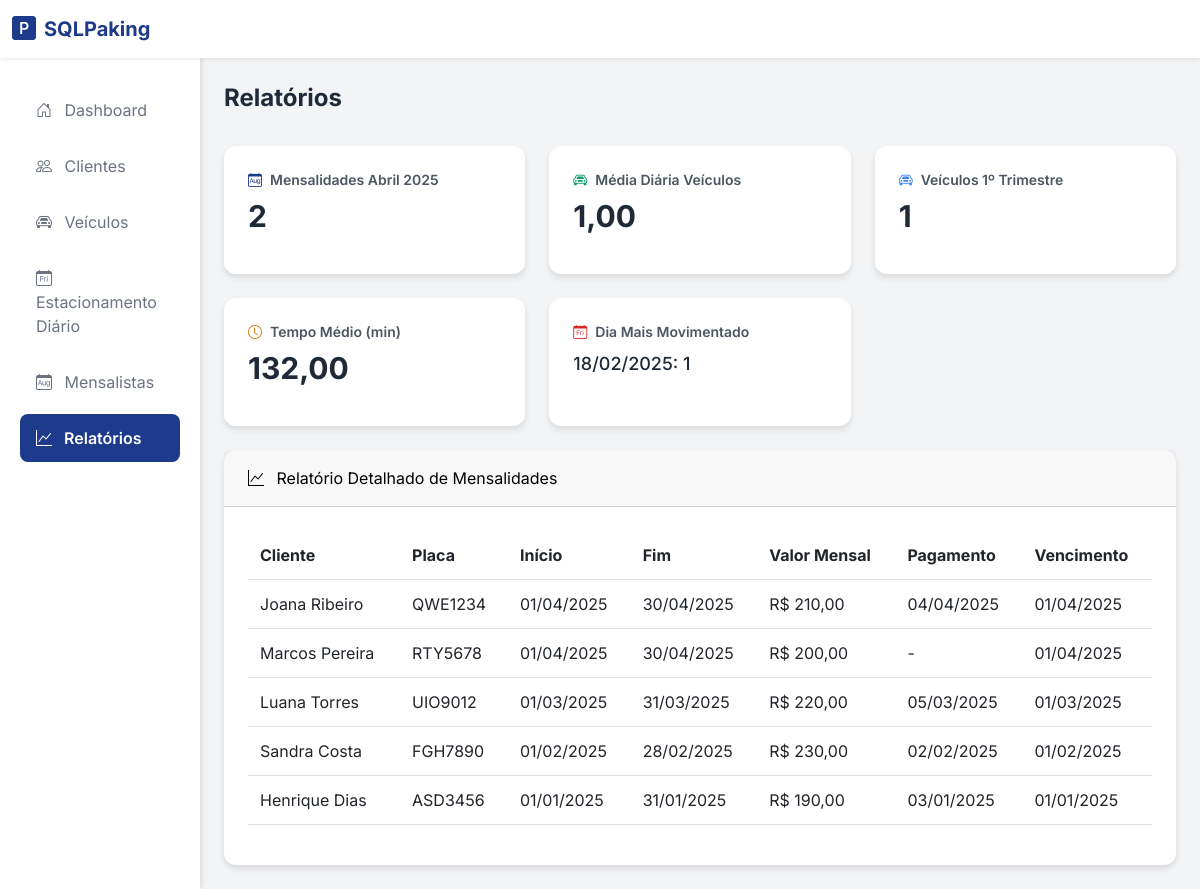
Page /relatorios.php on the committed database.
### tables this page shows
CREATE TABLE estacionamento_mensal (
    id_mensalidade BIGINT PRIMARY key AUTO_INCREMENT,
    id_veiculo BIGINT,
    inicio_periodo DATETIME NOT NULL,
    fim_periodo DATETIME NOT NULL,
    valor_mensal DECIMAL(10,2) NOT NULL,
    data_pagamento DATETIME,
    vencimento DATETIME,
    FOREIGN KEY (id_veiculo) REFERENCES veiculo(id_veiculo)
);

CREATE TABLE cliente (
    id_cliente BIGINT AUTO_INCREMENT PRIMARY KEY,
    email VARCHAR(50) NOT NULL,
    nome_completo VARCHAR(100) NOT NULL,
    telefone VARCHAR(15) NOT NULL,
    cpf VARCHAR(14) NOT NULL,
    senha VARCHAR(50) NOT NULL
);

CREATE TABLE veiculo (
    id_veiculo BIGINT AUTO_INCREMENT PRIMARY KEY,
    id_cliente BIGINT,
    placa VARCHAR(7) UNIQUE,
    modelo VARCHAR(50) NOT NULL,
    FOREIGN KEY (id_cliente) REFERENCES cliente(id_cliente)
);

### relatorios.php (the view, shortened to what this page needs)
<?php
require_once "conexao.php";
$sql_mensalidades_abril = "SELECT COUNT(*) as total
                          FROM estacionamento_mensal
                          WHERE MONTH(inicio_periodo) = 4 AND YEAR(inicio_periodo) = 2025";
$result_mensalidades_abril = $conn->query($sql_mensalidades_abril);
$total_mensalidades_abril = $result_mensalidades_abril->fetch_assoc()['total'];
$sql_media_diaria = "SELECT AVG(total_veiculos) as media
                     FROM (
                         SELECT DATE(entrada) as dia, COUNT(*) as total_veiculos
                         FROM estacionamento_diario
                         GROUP BY DATE(entrada)
                     ) as subquery";
$result_media_diaria = $conn->query($sql_media_diaria);
$media_diaria_veiculos = $result_media_diaria->fetch_assoc()['media'];
$sql_veiculos_trimestre = "SELECT COUNT(*) as total
                           FROM estacionamento_diario
                           WHERE entrada BETWEEN '2025-01-01' AND '2025-03-31'";
$result_veiculos_trimestre = $conn->query($sql_veiculos_trimestre);
$total_veiculos_trimestre = $result_veiculos_trimestre->fetch_assoc()['total'];
$sql_tempo_medio = "SELECT AVG(TIMESTAMPDIFF(MINUTE, entrada, saida)) as tempo_medio
                    FROM estacionamento_diario";
$result_tempo_medio = $conn->query($sql_tempo_medio);
$tempo_medio_minutos = $result_tempo_medio->fetch_assoc()['tempo_medio'];
$sql_dia_mais_veiculos = "SELECT DATE(entrada) as dia, COUNT(*) as total
                          FROM estacionamento_diario
                          GROUP BY DATE(entrada)
                          ORDER BY total DESC
                          LIMIT 1";
$result_dia_mais_veiculos = $conn->query($sql_dia_mais_veiculos);
$dia_mais_veiculos = $result_dia_mais_veiculos->fetch_assoc();
?>
<!DOCTYPE html>
<html lang="pt-br">
<head>
    <link href="https://cdn.jsdelivr.net/npm/tailwindcss@2.2.19/dist/tailwind.min.css" rel="stylesheet">
    <link href="https://cdn.jsdelivr.net/npm/bootstrap@5.3.0-alpha1/dist/css/bootstrap.min.css" rel="stylesheet">
    <link rel="stylesheet" href="https://cdn.jsdelivr.net/npm/bootstrap-icons@1.10.0/font/bootstrap-icons.css">
</head>
<body>
    <nav class="navbar navbar-expand-lg bg-white shadow-sm">
        <div class="container-fluid">
            <a class="navbar-brand flex items-center space-x-2" href="index.php">
                <i class="bi bi-p-square-fill text-2xl text-blue-900"></i>
                <span class="text-xl font-bold text-blue-900">SQLPaking</span>
            </a>
        </div>
    </nav>
    <div class="container-fluid">
        <div class="row">
            <div class="col-md-3 col-lg-2 sidebar">
                <div class="pt-4">
                    <ul class="nav flex-column">
                        <li class="nav-item">
                            <a class="nav-link" href="index.php">
                                <i class="bi bi-house-door mr-2"></i> Dashboard
                            </a>
                        </li>
                        <li class="nav-item">
                            <a class="nav-link" href="clientes.php">
                                <i class="bi bi-people mr-2"></i> Clientes
                            </a>
                        </li>
                        <li class="nav-item">
                            <a class="nav-link" href="veiculos.php">
                                <i class="bi bi-car-front mr-2"></i> Veículos
                            </a>
                        </li>
                        <li class="nav-item">
                            <a class="nav-link" href="estacionamento_diario.php">
                                <i class="bi bi-calendar-day mr-2"></i> Estacionamento Diário
                            </a>
                        </li>
                        <li class="nav-item">
                            <a class="nav-link" href="mensalistas.php">
                                <i class="bi bi-calendar-month mr-2"></i> Mensalistas
                            </a>
                        </li>
                        <li class="nav-item">
                            <a class="nav-link active" href="relatorios.php">
                                <i class="bi bi-graph-up mr-2"></i> Relatórios
                            </a>
                        </li>
                    </ul>
                </div>
            </div>
            <main class="col-md-9 ms-sm-auto col-lg-10 px-4 py-6">
                <div class="flex justify-between items-center mb-6">
                    <h1 class="text-2xl font-bold text-gray-800">Relatórios</h1>
                </div>
                <div class="grid grid-cols-1 md:grid-cols-2 lg:grid-cols-3 gap-4 mb-6">
                    <div class="card bg-white">
                        <div class="card-body p-4">
                            <h5 class="text-sm font-semibold text-gray-600 flex items-center">
                                <i class="bi bi-calendar-month mr-2 text-blue-900"></i> Mensalidades Abril 2025
                            </h5>
                            <p class="text-3xl font-bold text-gray-800 mt-2"><?php echo $total_mensalidades_abril; ?></p>
                        </div>
                    </div>
                    <div class="card bg-white">
                        <div class="card-body p-4">
                            <h5 class="text-sm font-semibold text-gray-600 flex items-center">
                                <i class="bi bi-car-front mr-2 text-green-600"></i> Média Diária Veículos
                            </h5>
                            <p class="text-3xl font-bold text-gray-800 mt-2"><?php echo number_format($media_diaria_veiculos, 2, ',', '.'); ?></p>
                        </div>
                    </div>
                    <div class="card bg-white">
                        <div class="card-body p-4">
                            <h5 class="text-sm font-semibold text-gray-600 flex items-center">
                                <i class="bi bi-car-front mr-2 text-blue-500"></i> Veículos 1º Trimestre
                            </h5>
                            <p class="text-3xl font-bold text-gray-800 mt-2"><?php echo $total_veiculos_trimestre; ?></p>
                        </div>
                    </div>
                    <div class="card bg-white">
                        <div class="card-body p-4">
                            <h5 class="text-sm font-semibold text-gray-600 flex items-center">
                                <i class="bi bi-clock mr-2 text-yellow-600"></i> Tempo Médio (min)
                            </h5>
                            <p class="text-3xl font-bold text-gray-800 mt-2"><?php echo number_format($tempo_medio_minutos, 2, ',', '.'); ?></p>
                        </div>
                    </div>
                    <div class="card bg-white">
                        <div class="card-body p-4">
                            <h5 class="text-sm font-semibold text-gray-600 flex items-center">
                                <i class="bi bi-calendar-day mr-2 text-red-600"></i> Dia Mais Movimentado
                            </h5>
                            <p class="text-lg font-medium text-gray-800 mt-2">
                                <?php echo $dia_mais_veiculos ? date('d/m/Y', strtotime($dia_mais_veiculos['dia'])) . ': ' . $dia_mais_veiculos['total'] : 'N/A'; ?>
                            </p>
                        </div>
                    </div>
                </div>
                <div class="card bg-white">
                    <div class="card-header bg-blue-900 text-black rounded-t-lg py-3 px-4">
                        <i class="bi bi-graph-up mr-2"></i> Relatório Detalhado de Mensalidades
                    </div>
                    <div class="card-body p-4">
                        <div class="table-responsive">
                            <table class="table table-hover">
                                <thead>
                                    <tr>
                                        <th class="text-gray-600">Cliente</th>
                                        <th class="text-gray-600">Placa</th>
                                        <th class="text-gray-600">Início</th>
                                        <th class="text-gray-600">Fim</th>
                                        <th class="text-gray-600">Valor Mensal</th>
                                        <th class="text-gray-600">Pagamento</th>
                                        <th class="text-gray-600">Vencimento</th>
                                    </tr>
                                </thead>
                                <tbody>
                                    <?php
                                    $sql_detalhado = "SELECT c.nome_completo, v.placa, em.inicio_periodo, em.fim_periodo, em.valor_mensal, em.data_pagamento, em.vencimento
                                                      FROM estacionamento_mensal em
                                                      JOIN veiculo v ON em.id_veiculo = v.id_veiculo
                                                      JOIN cliente c ON v.id_cliente = c.id_cliente
                                                      ORDER BY em.inicio_periodo DESC";
                                    $result_detalhado = $conn->query($sql_detalhado);
                                    if ($result_detalhado->num_rows > 0) {
                                        while ($row = $result_detalhado->fetch_assoc()) {
                                            echo "<tr>";
                                            echo "<td>" . $row["nome_completo"] . "</td>";
                                            echo "<td>" . $row["placa"] . "</td>";
                                            echo "<td>" . date('d/m/Y', strtotime($row["inicio_periodo"])) . "</td>";
                                            echo "<td>" . date('d/m/Y', strtotime($row["fim_periodo"])) . "</td>";
                                            echo "<td>R$ " . number_format($row["valor_mensal"], 2, ',', '.') . "</td>";
                                            echo "<td>" . ($row["data_pagamento"] ? date('d/m/Y', strtotime($row["data_pagamento"])) : '-') . "</td>";
                                            echo "<td>" . date('d/m/Y', strtotime($row["vencimento"])) . "</td>";
                                            echo "</tr>";
                                        }
                                    } else {
                                        echo "<tr><td colspan='7' class='text-center text-gray-500'>Nenhum registro encontrado</td></tr>";
                                    }
                                    ?>
                                </tbody>
                            </table>
                        </div>
                    </div>
                </div>
            </main>
        </div>
    </div>
</body>
</html>

### relatorios.php (style rules this page uses)
body { font-family: 'Inter', sans-serif; background-color: #F3F4F6; }
.sidebar { min-height: calc(100vh - 64px); background-color: #FFFFFF; box-shadow: 2px 0 5px rgba(0, 0, 0, 0.1); transition: all 0.3s; }
.sidebar .nav-link { color: #6B7280; padding: 12px 16px; border-radius: 8px; margin: 4px 8px; transition: all 0.2s; }
.sidebar .nav-link.active { background-color: #1E3A8A; color: #FFFFFF; font-weight: 600; }
.card { border: none; border-radius: 12px; box-shadow: 0 4px 6px rgba(0, 0, 0, 0.1); transition: transform 0.2s; }
.table th, .table td { padding: 12px; vertical-align: middle; }

### rows in the picture
estacionamento_mensal: cliente.nome_completo "Joana Ribeiro", id_veiculo.placa "QWE1234", inicio_periodo "01/04/2025", fim_periodo "30/04/2025", valor_mensal "210,00", data_pagamento "04/04/2025", vencimento "01/04/2025"
estacionamento_mensal: cliente.nome_completo "Marcos Pereira", id_veiculo.placa "RTY5678", inicio_periodo "01/04/2025", fim_periodo "30/04/2025", valor_mensal "200,00", vencimento "01/04/2025"
estacionamento_mensal: cliente.nome_completo "Luana Torres", id_veiculo.placa "UIO9012", inicio_periodo "01/03/2025", fim_periodo "31/03/2025", valor_mensal "220,00", data_pagamento "05/03/2025", vencimento "01/03/2025"
estacionamento_mensal: cliente.nome_completo "Sandra Costa", id_veiculo.placa "FGH7890", inicio_periodo "01/02/2025", fim_periodo "28/02/2025", valor_mensal "230,00", data_pagamento "02/02/2025", vencimento "01/02/2025"
estacionamento_mensal: cliente.nome_completo "Henrique Dias", id_veiculo.placa "ASD3456", inicio_periodo "01/01/2025", fim_periodo "31/01/2025", valor_mensal "190,00", data_pagamento "03/01/2025", vencimento "01/01/2025"

### other values in the picture
$total_mensalidades_abril "2"
$media_diaria_veiculos "1,00"
$total_veiculos_trimestre "1"
$tempo_medio_minutos "132,00"
date('d/m/Y', strtotime($dia_mais_veiculos['dia'])) "18/02/2025"
$dia_mais_veiculos['total'] "1"
